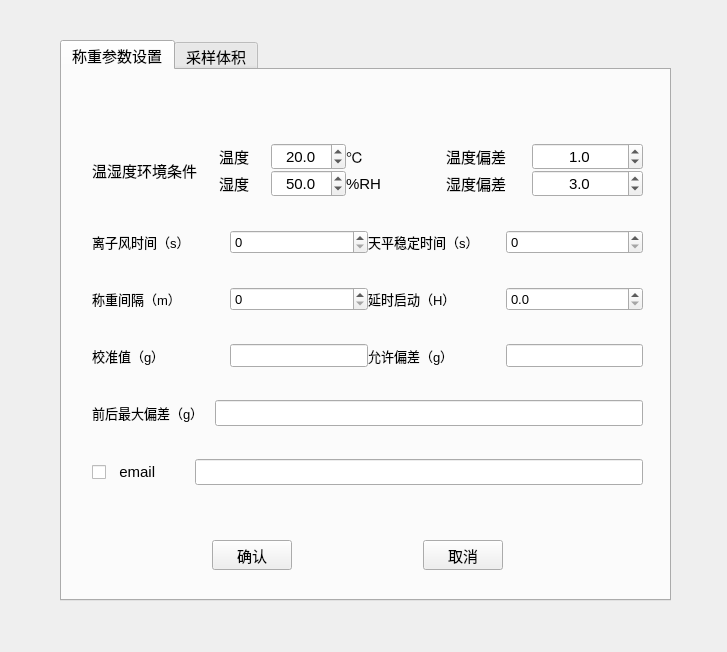
<?xml version="1.0" encoding="UTF-8"?>
<ui version="4.0">
 <class>Form_system</class>
 <widget class="QWidget" name="Form_system">
  <property name="geometry">
   <rect>
    <x>0</x>
    <y>0</y>
    <width>727</width>
    <height>652</height>
   </rect>
  </property>
  <property name="windowTitle">
   <string>系统设置</string>
  </property>
  <widget class="QTabWidget" name="tabWidget">
   <property name="geometry">
    <rect>
     <x>60</x>
     <y>40</y>
     <width>611</width>
     <height>561</height>
    </rect>
   </property>
   <property name="font">
    <font>
     <pointsize>11</pointsize>
    </font>
   </property>
   <property name="currentIndex">
    <number>0</number>
   </property>
   <widget class="QWidget" name="tab">
    <attribute name="title">
     <string>称重参数设置</string>
    </attribute>
    <widget class="QWidget" name="layoutWidget">
     <property name="geometry">
      <rect>
       <x>30</x>
       <y>40</y>
       <width>551</width>
       <height>411</height>
      </rect>
     </property>
     <layout class="QVBoxLayout" name="verticalLayout">
      <property name="spacing">
       <number>0</number>
      </property>
      <item>
       <layout class="QHBoxLayout" name="horizontalLayout_17">
        <item>
         <widget class="QLabel" name="label_14">
          <property name="sizePolicy">
           <sizepolicy hsizetype="Maximum" vsizetype="Preferred">
            <horstretch>0</horstretch>
            <verstretch>0</verstretch>
           </sizepolicy>
          </property>
          <property name="text">
           <string>温湿度环境条件</string>
          </property>
         </widget>
        </item>
        <item>
         <layout class="QGridLayout" name="gridLayout">
          <item row="0" column="0">
           <layout class="QHBoxLayout" name="horizontalLayout_13">
            <item>
             <widget class="QLabel" name="label_8">
              <property name="sizePolicy">
               <sizepolicy hsizetype="Preferred" vsizetype="Preferred">
                <horstretch>0</horstretch>
                <verstretch>0</verstretch>
               </sizepolicy>
              </property>
              <property name="text">
               <string>温度</string>
              </property>
              <property name="alignment">
               <set>Qt::AlignCenter</set>
              </property>
             </widget>
            </item>
            <item>
             <widget class="QDoubleSpinBox" name="doubleSpinBox_5">
              <property name="sizePolicy">
               <sizepolicy hsizetype="Ignored" vsizetype="Fixed">
                <horstretch>0</horstretch>
                <verstretch>0</verstretch>
               </sizepolicy>
              </property>
              <property name="alignment">
               <set>Qt::AlignCenter</set>
              </property>
              <property name="decimals">
               <number>1</number>
              </property>
              <property name="minimum">
               <double>10.000000000000000</double>
              </property>
              <property name="maximum">
               <double>30.000000000000000</double>
              </property>
              <property name="value">
               <double>20.000000000000000</double>
              </property>
             </widget>
            </item>
            <item>
             <widget class="QLabel" name="label_10">
              <property name="sizePolicy">
               <sizepolicy hsizetype="Ignored" vsizetype="Preferred">
                <horstretch>0</horstretch>
                <verstretch>0</verstretch>
               </sizepolicy>
              </property>
              <property name="text">
               <string>℃</string>
              </property>
             </widget>
            </item>
           </layout>
          </item>
          <item row="0" column="1">
           <layout class="QHBoxLayout" name="horizontalLayout_15">
            <item>
             <widget class="QLabel" name="label_12">
              <property name="sizePolicy">
               <sizepolicy hsizetype="Preferred" vsizetype="Preferred">
                <horstretch>0</horstretch>
                <verstretch>0</verstretch>
               </sizepolicy>
              </property>
              <property name="text">
               <string>温度偏差</string>
              </property>
              <property name="alignment">
               <set>Qt::AlignCenter</set>
              </property>
             </widget>
            </item>
            <item>
             <widget class="QDoubleSpinBox" name="doubleSpinBox">
              <property name="sizePolicy">
               <sizepolicy hsizetype="Ignored" vsizetype="Fixed">
                <horstretch>0</horstretch>
                <verstretch>0</verstretch>
               </sizepolicy>
              </property>
              <property name="alignment">
               <set>Qt::AlignCenter</set>
              </property>
              <property name="decimals">
               <number>1</number>
              </property>
              <property name="maximum">
               <double>5.000000000000000</double>
              </property>
              <property name="value">
               <double>1.000000000000000</double>
              </property>
             </widget>
            </item>
           </layout>
          </item>
          <item row="1" column="0">
           <layout class="QHBoxLayout" name="horizontalLayout_14">
            <item>
             <widget class="QLabel" name="label_9">
              <property name="sizePolicy">
               <sizepolicy hsizetype="Preferred" vsizetype="Preferred">
                <horstretch>0</horstretch>
                <verstretch>0</verstretch>
               </sizepolicy>
              </property>
              <property name="text">
               <string>湿度</string>
              </property>
              <property name="alignment">
               <set>Qt::AlignCenter</set>
              </property>
             </widget>
            </item>
            <item>
             <widget class="QDoubleSpinBox" name="doubleSpinBox_6">
              <property name="sizePolicy">
               <sizepolicy hsizetype="Ignored" vsizetype="Fixed">
                <horstretch>0</horstretch>
                <verstretch>0</verstretch>
               </sizepolicy>
              </property>
              <property name="alignment">
               <set>Qt::AlignCenter</set>
              </property>
              <property name="decimals">
               <number>1</number>
              </property>
              <property name="minimum">
               <double>30.000000000000000</double>
              </property>
              <property name="maximum">
               <double>75.000000000000000</double>
              </property>
              <property name="value">
               <double>50.000000000000000</double>
              </property>
             </widget>
            </item>
            <item>
             <widget class="QLabel" name="label_11">
              <property name="sizePolicy">
               <sizepolicy hsizetype="Ignored" vsizetype="Preferred">
                <horstretch>0</horstretch>
                <verstretch>0</verstretch>
               </sizepolicy>
              </property>
              <property name="text">
               <string>%RH</string>
              </property>
             </widget>
            </item>
           </layout>
          </item>
          <item row="1" column="1">
           <layout class="QHBoxLayout" name="horizontalLayout_16">
            <item>
             <widget class="QLabel" name="label_13">
              <property name="sizePolicy">
               <sizepolicy hsizetype="Preferred" vsizetype="Preferred">
                <horstretch>0</horstretch>
                <verstretch>0</verstretch>
               </sizepolicy>
              </property>
              <property name="text">
               <string>湿度偏差</string>
              </property>
              <property name="alignment">
               <set>Qt::AlignCenter</set>
              </property>
             </widget>
            </item>
            <item>
             <widget class="QDoubleSpinBox" name="doubleSpinBox_2">
              <property name="sizePolicy">
               <sizepolicy hsizetype="Ignored" vsizetype="Fixed">
                <horstretch>0</horstretch>
                <verstretch>0</verstretch>
               </sizepolicy>
              </property>
              <property name="alignment">
               <set>Qt::AlignCenter</set>
              </property>
              <property name="decimals">
               <number>1</number>
              </property>
              <property name="maximum">
               <double>10.000000000000000</double>
              </property>
              <property name="value">
               <double>3.000000000000000</double>
              </property>
             </widget>
            </item>
           </layout>
          </item>
         </layout>
        </item>
       </layout>
      </item>
      <item>
       <layout class="QHBoxLayout" name="horizontalLayout_5">
        <property name="spacing">
         <number>0</number>
        </property>
        <item>
         <layout class="QHBoxLayout" name="horizontalLayout_3">
          <property name="spacing">
           <number>0</number>
          </property>
          <item>
           <widget class="QLabel" name="label">
            <property name="font">
             <font>
              <pointsize>10</pointsize>
             </font>
            </property>
            <property name="text">
             <string>离子风时间（s）</string>
            </property>
           </widget>
          </item>
          <item>
           <widget class="QSpinBox" name="spinBox">
            <property name="sizePolicy">
             <sizepolicy hsizetype="Ignored" vsizetype="Fixed">
              <horstretch>0</horstretch>
              <verstretch>0</verstretch>
             </sizepolicy>
            </property>
            <property name="font">
             <font>
              <pointsize>10</pointsize>
             </font>
            </property>
           </widget>
          </item>
         </layout>
        </item>
        <item>
         <layout class="QHBoxLayout" name="horizontalLayout_4">
          <property name="spacing">
           <number>0</number>
          </property>
          <item>
           <widget class="QLabel" name="label_4">
            <property name="font">
             <font>
              <pointsize>10</pointsize>
             </font>
            </property>
            <property name="text">
             <string>天平稳定时间（s）</string>
            </property>
           </widget>
          </item>
          <item>
           <widget class="QSpinBox" name="spinBox_4">
            <property name="sizePolicy">
             <sizepolicy hsizetype="Ignored" vsizetype="Fixed">
              <horstretch>0</horstretch>
              <verstretch>0</verstretch>
             </sizepolicy>
            </property>
            <property name="font">
             <font>
              <pointsize>10</pointsize>
             </font>
            </property>
           </widget>
          </item>
         </layout>
        </item>
       </layout>
      </item>
      <item>
       <layout class="QHBoxLayout" name="horizontalLayout_8">
        <property name="spacing">
         <number>0</number>
        </property>
        <item>
         <layout class="QHBoxLayout" name="horizontalLayout_6">
          <property name="spacing">
           <number>0</number>
          </property>
          <item>
           <widget class="QLabel" name="label_3">
            <property name="font">
             <font>
              <pointsize>10</pointsize>
             </font>
            </property>
            <property name="text">
             <string>称重间隔（m）</string>
            </property>
           </widget>
          </item>
          <item>
           <widget class="QSpinBox" name="spinBox_3">
            <property name="sizePolicy">
             <sizepolicy hsizetype="Ignored" vsizetype="Fixed">
              <horstretch>0</horstretch>
              <verstretch>0</verstretch>
             </sizepolicy>
            </property>
            <property name="font">
             <font>
              <pointsize>10</pointsize>
             </font>
            </property>
           </widget>
          </item>
         </layout>
        </item>
        <item>
         <layout class="QHBoxLayout" name="horizontalLayout_7">
          <property name="spacing">
           <number>0</number>
          </property>
          <item>
           <widget class="QLabel" name="label_2">
            <property name="font">
             <font>
              <pointsize>10</pointsize>
             </font>
            </property>
            <property name="text">
             <string>延时启动（H）</string>
            </property>
           </widget>
          </item>
          <item>
           <widget class="QDoubleSpinBox" name="doubleSpinBox_3">
            <property name="sizePolicy">
             <sizepolicy hsizetype="Ignored" vsizetype="Fixed">
              <horstretch>0</horstretch>
              <verstretch>0</verstretch>
             </sizepolicy>
            </property>
            <property name="font">
             <font>
              <pointsize>10</pointsize>
             </font>
            </property>
            <property name="decimals">
             <number>1</number>
            </property>
            <property name="maximum">
             <double>2.000000000000000</double>
            </property>
           </widget>
          </item>
         </layout>
        </item>
       </layout>
      </item>
      <item>
       <layout class="QHBoxLayout" name="horizontalLayout_11">
        <property name="spacing">
         <number>0</number>
        </property>
        <item>
         <layout class="QHBoxLayout" name="horizontalLayout_9">
          <property name="spacing">
           <number>0</number>
          </property>
          <item>
           <widget class="QLabel" name="label_5">
            <property name="font">
             <font>
              <pointsize>10</pointsize>
             </font>
            </property>
            <property name="text">
             <string>校准值（g）</string>
            </property>
           </widget>
          </item>
          <item>
           <widget class="QLineEdit" name="lineEdit">
            <property name="sizePolicy">
             <sizepolicy hsizetype="Ignored" vsizetype="Fixed">
              <horstretch>0</horstretch>
              <verstretch>0</verstretch>
             </sizepolicy>
            </property>
            <property name="font">
             <font>
              <pointsize>10</pointsize>
             </font>
            </property>
           </widget>
          </item>
         </layout>
        </item>
        <item>
         <layout class="QHBoxLayout" name="horizontalLayout_10">
          <property name="spacing">
           <number>0</number>
          </property>
          <item>
           <widget class="QLabel" name="label_6">
            <property name="font">
             <font>
              <pointsize>10</pointsize>
             </font>
            </property>
            <property name="text">
             <string>允许偏差（g）</string>
            </property>
           </widget>
          </item>
          <item>
           <widget class="QLineEdit" name="lineEdit_2">
            <property name="sizePolicy">
             <sizepolicy hsizetype="Ignored" vsizetype="Fixed">
              <horstretch>0</horstretch>
              <verstretch>0</verstretch>
             </sizepolicy>
            </property>
            <property name="font">
             <font>
              <pointsize>10</pointsize>
             </font>
            </property>
           </widget>
          </item>
         </layout>
        </item>
       </layout>
      </item>
      <item>
       <layout class="QHBoxLayout" name="horizontalLayout_2">
        <property name="spacing">
         <number>0</number>
        </property>
        <property name="sizeConstraint">
         <enum>QLayout::SetNoConstraint</enum>
        </property>
        <property name="leftMargin">
         <number>0</number>
        </property>
        <property name="topMargin">
         <number>0</number>
        </property>
        <property name="rightMargin">
         <number>0</number>
        </property>
        <property name="bottomMargin">
         <number>0</number>
        </property>
        <item>
         <widget class="QLabel" name="label_7">
          <property name="sizePolicy">
           <sizepolicy hsizetype="Preferred" vsizetype="Fixed">
            <horstretch>0</horstretch>
            <verstretch>0</verstretch>
           </sizepolicy>
          </property>
          <property name="font">
           <font>
            <pointsize>10</pointsize>
           </font>
          </property>
          <property name="text">
           <string>前后最大偏差（g）   </string>
          </property>
         </widget>
        </item>
        <item>
         <widget class="QLineEdit" name="lineEdit_3">
          <property name="sizePolicy">
           <sizepolicy hsizetype="Expanding" vsizetype="Fixed">
            <horstretch>0</horstretch>
            <verstretch>0</verstretch>
           </sizepolicy>
          </property>
         </widget>
        </item>
       </layout>
      </item>
      <item>
       <layout class="QHBoxLayout" name="horizontalLayout">
        <property name="spacing">
         <number>0</number>
        </property>
        <property name="leftMargin">
         <number>0</number>
        </property>
        <property name="topMargin">
         <number>0</number>
        </property>
        <property name="rightMargin">
         <number>0</number>
        </property>
        <item>
         <widget class="QCheckBox" name="checkBox_2">
          <property name="sizePolicy">
           <sizepolicy hsizetype="Fixed" vsizetype="Fixed">
            <horstretch>0</horstretch>
            <verstretch>0</verstretch>
           </sizepolicy>
          </property>
          <property name="font">
           <font>
            <pointsize>11</pointsize>
           </font>
          </property>
          <property name="text">
           <string>  email        </string>
          </property>
         </widget>
        </item>
        <item>
         <widget class="QLineEdit" name="lineEdit_4">
          <property name="sizePolicy">
           <sizepolicy hsizetype="Expanding" vsizetype="Fixed">
            <horstretch>0</horstretch>
            <verstretch>0</verstretch>
           </sizepolicy>
          </property>
         </widget>
        </item>
       </layout>
      </item>
     </layout>
    </widget>
    <widget class="QWidget" name="layoutWidget">
     <property name="geometry">
      <rect>
       <x>150</x>
       <y>470</y>
       <width>291</width>
       <height>30</height>
      </rect>
     </property>
     <layout class="QHBoxLayout" name="horizontalLayout_12">
      <item>
       <widget class="QPushButton" name="pushButton">
        <property name="text">
         <string>确认</string>
        </property>
       </widget>
      </item>
      <item>
       <spacer name="horizontalSpacer">
        <property name="orientation">
         <enum>Qt::Horizontal</enum>
        </property>
        <property name="sizeHint" stdset="0">
         <size>
          <width>40</width>
          <height>20</height>
         </size>
        </property>
       </spacer>
      </item>
      <item>
       <widget class="QPushButton" name="pushButton_2">
        <property name="text">
         <string>取消</string>
        </property>
       </widget>
      </item>
     </layout>
    </widget>
   </widget>
   <widget class="QWidget" name="tab_2">
    <attribute name="title">
     <string>采样体积</string>
    </attribute>
    <widget class="QTableWidget" name="tableWidget">
     <property name="geometry">
      <rect>
       <x>20</x>
       <y>20</y>
       <width>561</width>
       <height>311</height>
      </rect>
     </property>
     <row>
      <property name="text">
       <string>1</string>
      </property>
     </row>
     <row>
      <property name="text">
       <string>2</string>
      </property>
     </row>
     <column>
      <property name="text">
       <string>编号</string>
      </property>
     </column>
     <column>
      <property name="text">
       <string>采样体积</string>
      </property>
     </column>
    </widget>
   </widget>
  </widget>
 </widget>
 <resources/>
 <connections/>
</ui>
